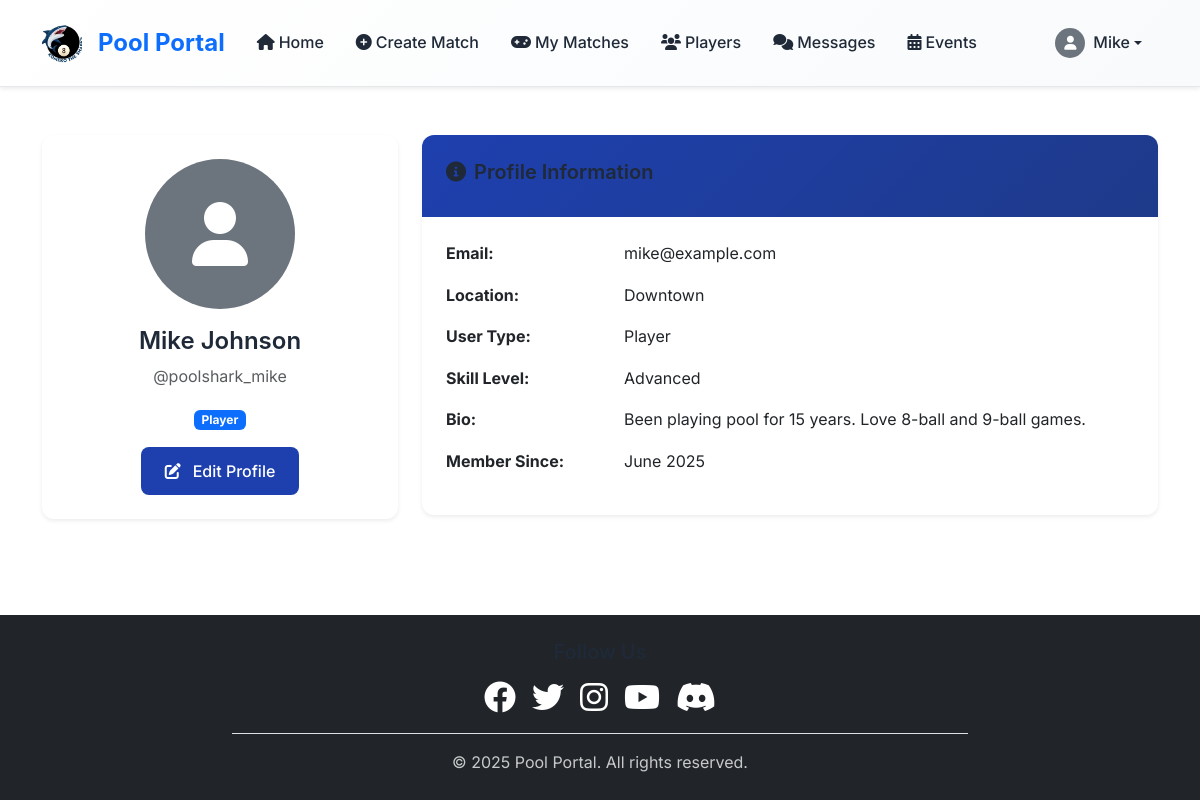
The page /accounts/profile/ (signed in) on the database as committed earlier.
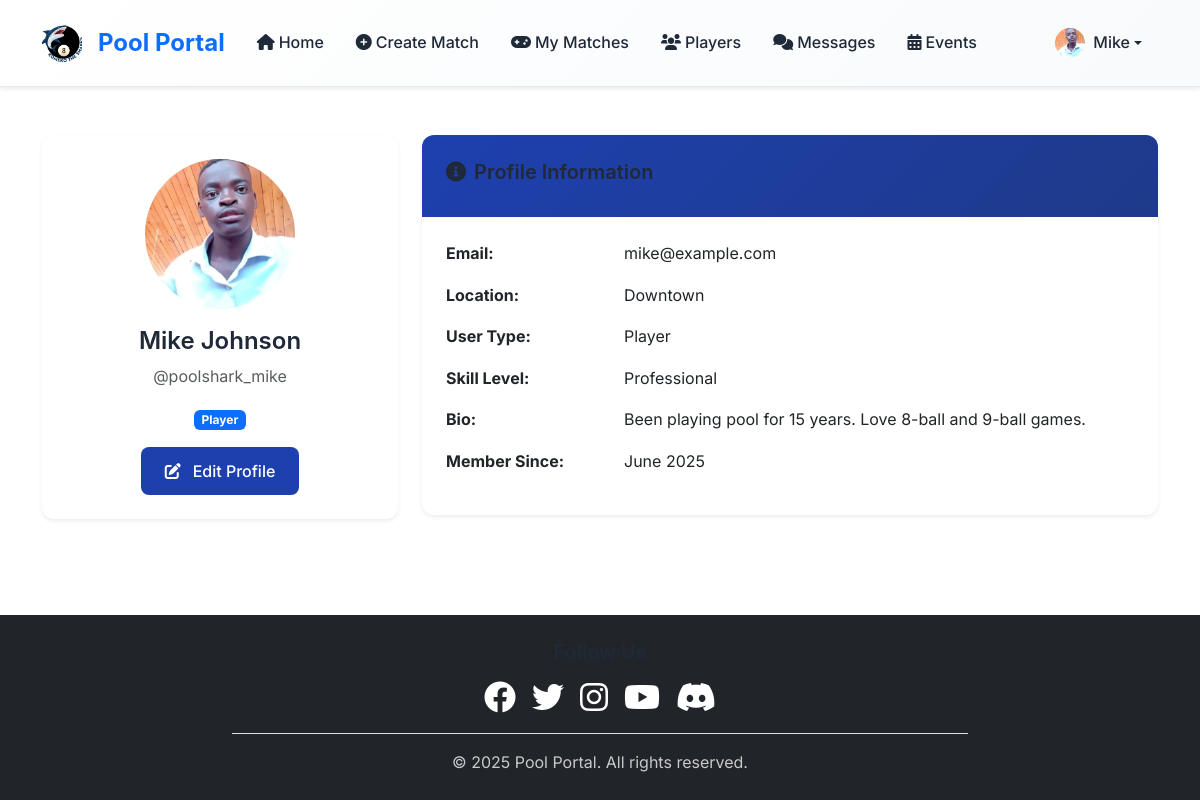
The same page on the database as committed later.
### accounts/models.py (models this page shows, shortened)
class PlayerProfile(models.Model):
    SKILL_LEVELS = [
        ('beginner', 'Beginner'),
        ('intermediate', 'Intermediate'),
        ('advanced', 'Advanced'),
        ('professional', 'Professional'),
    ]
    user = models.OneToOneField(User, on_delete=models.CASCADE, related_name='player_profile')
    bio = models.TextField(max_length=500, blank=True)
    skill_level = models.CharField(max_length=15, choices=SKILL_LEVELS, default='beginner')
    created_at = models.DateTimeField(auto_now_add=True)
    updated_at = models.DateTimeField(auto_now=True)

class User(AbstractUser):
    USER_TYPE_CHOICES = [
        ('player', 'Player'),
        ('referee', 'Referee'),
    ]
    user_type = models.CharField(max_length=10, choices=USER_TYPE_CHOICES)
    location = models.CharField(max_length=100, blank=True)
    phone_number = models.CharField(max_length=15, blank=True, help_text="Enter your phone number")
    profile_photo = models.ImageField(upload_to='profile_photos/', blank=True, null=True)

### accounts/views.py (the view)
# urls.py: path('profile/', views.profile_view, name='profile'),
@login_required
def profile_view(request):
    user = request.user
    profile = None
    if user.user_type == 'player':
        profile, created = PlayerProfile.objects.get_or_create(user=user)
    return render(request, 'accounts/profile.html', {
        'user': user,
        'profile': profile
    })

### templates/accounts/profile.html (shortened to what this page needs)
{% extends 'base.html' %}
{% block content %}
<div class="container py-5">
    <div class="row">
        <div class="col-md-4">
            <div class="card shadow-sm">
                <div class="card-body text-center">
                    {% if user.profile_photo %}
                        <img src="{{ user.profile_photo.url }}" alt="Profile Photo"
                             class="rounded-circle mb-3" width="150" height="150" style="object-fit: cover;">
                    {% else %}
                        <div class="bg-secondary rounded-circle mx-auto mb-3 d-flex align-items-center justify-content-center"
                             style="width: 150px; height: 150px;">
                            <i class="fas fa-user fa-4x text-white"></i>
                        </div>
                    {% endif %}
                    <h4>{{ user.first_name }} {{ user.last_name }}</h4>
                    <p class="text-muted">@{{ user.username }}</p>
                    <span class="badge bg-primary">{{ user.get_user_type_display }}</span>
                    <div class="mt-3">
                        <a href="{% url 'accounts:profile_edit' %}" class="btn btn-primary">
                            <i class="fas fa-edit me-1"></i>Edit Profile
                        </a>
                    </div>
                </div>
            </div>
        </div>
        <div class="col-md-8">
            <div class="card shadow-sm">
                <div class="card-header">
                    <h5><i class="fas fa-info-circle me-2"></i>Profile Information</h5>
                </div>
                <div class="card-body">
                    <div class="row mb-3">
                        <div class="col-sm-3"><strong>Email:</strong></div>
                        <div class="col-sm-9">{{ user.email }}</div>
                    </div>
                    <div class="row mb-3">
                        <div class="col-sm-3"><strong>Location:</strong></div>
                        <div class="col-sm-9">{{ user.location|default:"Not specified" }}</div>
                    </div>
                    <div class="row mb-3">
                        <div class="col-sm-3"><strong>User Type:</strong></div>
                        <div class="col-sm-9">{{ user.get_user_type_display }}</div>
                    </div>
                    {% if profile and user.user_type == 'player' %}
                        <div class="row mb-3">
                            <div class="col-sm-3"><strong>Skill Level:</strong></div>
                            <div class="col-sm-9">{{ profile.get_skill_level_display }}</div>
                        </div>
                        {% if profile.bio %}
                            <div class="row mb-3">
                                <div class="col-sm-3"><strong>Bio:</strong></div>
                                <div class="col-sm-9">{{ profile.bio }}</div>
                            </div>
                        {% endif %}
                    {% endif %}
                    <div class="row mb-3">
                        <div class="col-sm-3"><strong>Member Since:</strong></div>
                        <div class="col-sm-9">{{ user.date_joined|date:"F Y" }}</div>
                    </div>
                </div>
            </div>
        </div>
    </div>
</div>
{% endblock %}

### templates/base.html (shortened to what the changed rows need)
<!DOCTYPE html>
<html lang="en">
<head>
    <link href="https://cdn.jsdelivr.net/npm/bootstrap@5.3.0/dist/css/bootstrap.min.css" rel="stylesheet">
    <link rel="stylesheet" href="https://cdnjs.cloudflare.com/ajax/libs/font-awesome/6.0.0/css/all.min.css">
    {% load static %}
</head>
<body>
    <nav class="navbar navbar-expand-lg navbar-light bg-white shadow-sm sticky-top">
        <div class="container">
            <div class="collapse navbar-collapse" id="navbarNav">
                <ul class="navbar-nav">
                    {% if user.is_authenticated %}
                        <li class="nav-item dropdown">
                            <a class="nav-link dropdown-toggle d-flex align-items-center" href="#" id="navbarDropdown" role="button" data-bs-toggle="dropdown">
                                {% if user.profile_photo %}
                                    <img src="{{ user.profile_photo.url }}" alt="Profile" class="rounded-circle me-2" width="30" height="30" style="object-fit: cover;">
                                {% else %}
                                    <div class="bg-secondary rounded-circle me-2 d-flex align-items-center justify-content-center" style="width: 30px; height: 30px;">
                                        <i class="fas fa-user text-white small"></i>
                                    </div>
                                {% endif %}
                                {{ user.first_name|default:user.username }}
                            </a>
                        </li>
                    {% endif %}
                </ul>
            </div>
        </div>
    </nav>
    <main>
        {% block content %}
        {% endblock %}
    </main>
</body>
</html>

Rows that differ between the two databases and show on the page:
changed User "Mike": profile_photo: picture added
changed PlayerProfile: skill_level "Advanced" → "Professional"
